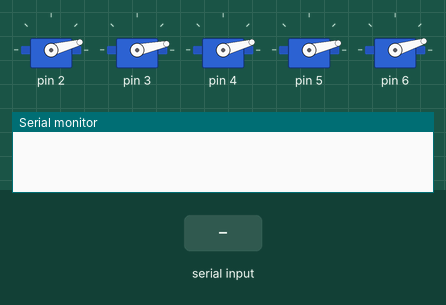
Recording of a sketch running on a simulated Arduino Uno, built with avr-gcc and run on an emulated ATmega328P. Shown: 5 × servo, the last lines printed to the serial monitor. Inputs (shaded band) come from the test bench.

Above: at 2.4 s.
At 13.8 s:
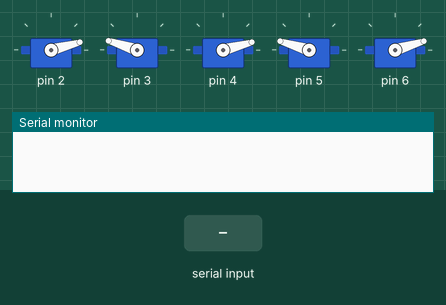
At 19.2 s:
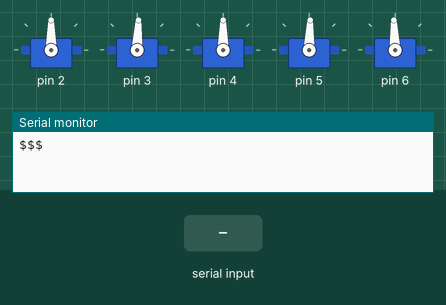
19.3 s: "CMD,1\n" received over Serial
22.3 s: "*OPEN*" received over Serial
Timing chart, 0 to 25.3 s (numbered marks = the images above; inputs shaded):
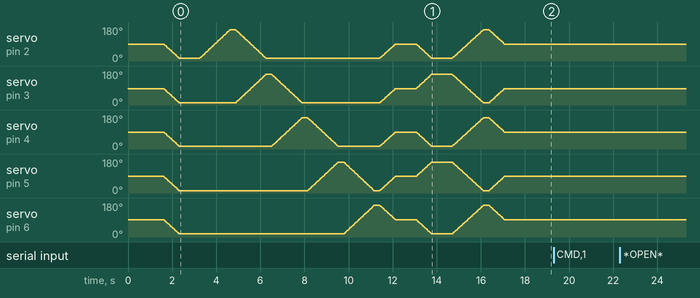

The sketch:

fiveServo.ino
```cpp
// 5 Servos Controlled by a total amature
// Created: 2011-11-25
// JP Reardon http://jpreardon.com/
// Modified 2012-03-13: Modified the GET command to include the host again so it would work with the shared host
// Modified 2012-02-12: It seems like the "host" bit doesn't need to be sent to the webserver, not the test one
//                      we have set up anyway. Taking it out of the code.
// Modified 2012-02-12: Put in some basic error checking on the serial comms. Next step is to rip start sending
//                      the WiFly commands to the hardware serial port.
// Modified 2012-02-05: Rewired a bunch of stuff only to find that the SoftwareSerial library is incompatable
//                      with the Servo library (serial comms cause the servos to jump). This is kind of sucky
//                      since I'll have to use the onboard serial, so no debugging. On the other hand, it will
//                      probably be more stable to use onboard serial anyway. Will get rid of the SoftwareSerial
//                      code in the next rev.
// Modified 2012-01-15: Adding serial comms for RN-134 WiFly board
// Modified 2012-01-02: Getting rid of the pushbutton and LED stuff, for now anyway
// Modified 2011-12-13: Refactoring a bit, adding center offsets, min/max angles, and serial control
// Modified 2011-12-11: Testing out slow servo functions

#include <Servo.h>
#include <SoftwareSerial.h>

// WARNING: Setting debug to "true" will send debug information to the software serial port, this will cause the
//          servos to jump (probably). You may want to disconnect the servos if you want to debug...
const boolean debug = false;
Servo servo[5];           // Servo array
int servoCenterOffset[5];  // Declare the servoCenterOffset array
int servoMinAngle;         // Declare the minimum angle variable
int servoMaxAngle;         // Declare the maximum angle variable
int servoSpeed;            // Declare the speed variable
const String versionNumber = "0.1";
String commandString;
int servoPosition[5] = {50, 50, 50, 50, 50};
SoftwareSerial softSerial = SoftwareSerial(10, 11);

void setup()
{


  if (debug) {
    // Set up the serial connection for debug messages
    softSerial.begin(9600);
    softSerial.print("fiveServo ");
    softSerial.println(versionNumber);
  }

  // Attach servos to their respective outputs
  servo[0].attach(2);
  servo[1].attach(3);
  servo[2].attach(4);
  servo[3].attach(5);
  servo[4].attach(6);

  // Set servo center offsets
  // This is done to adjust for mechanical differences in the servos or in
  // the attached mechanisim. The center offset is applied to all movements.
  servoCenterOffset[0] = 0;
  servoCenterOffset[1] = -3;
  servoCenterOffset[2] = 0;
  servoCenterOffset[3] = -2;
  servoCenterOffset[4] = 2;

  servoMinAngle = 15;     // Set the servo minimum angle
  servoMaxAngle = 165;    // Set the servo maximum angle
  servoSpeed = 9;         // Set the speed

  if (debug) softSerial.println("Begining Startup Exercise");
  startUpExercise();                                          // Run the startup exercise, this should be cooler than it is
  if (debug) softSerial.println("Exercise complete, ready for input...");
}


void loop()
{

  // Get the stock data
  String rawStockData = getStockData();
  // Check to make sure we got reasonable data
  if (rawStockData.indexOf("*") == -1) {
    // Split it up so the servo function can read it
    String stockValues[5];
    int delimiterPosition = rawStockData.indexOf(",");
    int lastDelimiterPosition = 0;
    for (int i = 0; i < 5; i++) {
      stockValues[i] = rawStockData.substring(lastDelimiterPosition, delimiterPosition);
      lastDelimiterPosition = delimiterPosition + 1;
      delimiterPosition = rawStockData.indexOf(",", lastDelimiterPosition);
    }
    // Send it to the servos
    moveAllByPercent(stringToInt(stockValues[0]), stringToInt(stockValues[1]), stringToInt(stockValues[2]), stringToInt(stockValues[3]), stringToInt(stockValues[4]));
  }
  delay(5000);

}

// This moves all of the servos their entire range a couple times
void startUpExercise(){
  moveAllByPercent(50, 50, 50, 50, 50);
  moveAllByPercent(0, 0, 0, 0, 0);
  moveAllByPercent(100, 0, 0, 0, 0);
  moveAllByPercent(0, 100, 0, 0, 0);
  moveAllByPercent(0, 0, 100, 0, 0);
  moveAllByPercent(0, 0, 0, 100, 0);
  moveAllByPercent(0, 0, 0, 0, 100);
  moveAllByPercent(50, 50, 50, 50, 50);
  moveAllByPercent(0, 100, 0, 100, 0);
  moveAllByPercent(100, 0, 100, 0, 100);
  moveAllByPercent(50, 50, 50, 50, 50);
}

// Moves all servos to the requested positions, positions should be given as an integer between 0 and 100
// TODO: This needs to check the input values to make sure they are valid. The map function doesn't seem to do that, invalid values can move servos past the min/max
void moveAllByPercent(int value1, int value2, int value3, int value4, int value5){

  // Map the percentage values to angles while respecting the minimum and maximum angles
  int angle1 = map(value1, 0, 100, servoMinAngle, servoMaxAngle);
  int angle2 = map(value2, 0, 100, servoMinAngle, servoMaxAngle);
  int angle3 = map(value3, 0, 100, servoMinAngle, servoMaxAngle);
  int angle4 = map(value4, 0, 100, servoMinAngle, servoMaxAngle);
  int angle5 = map(value5, 0, 100, servoMinAngle, servoMaxAngle);

  // Call the slowMoveFunction
  slowMoveAll(servoSpeed, angle1, angle2, angle3, angle4, angle5);
}

// Moves all servos to the desired position at the desired speed, positions should be expressed as degrees between 0 and 180
// The center offsets are applied in this function. No direct servo movement should happen outside of this function without
// refactoring something somewhere.
// TODO: This needs to check the input values to make sure they are valid, or at least ensure that we won't try to move to invalid locations
void slowMoveAll(int delayTime, int pos1, int pos2, int pos3, int pos4, int pos5){

  int finalPosition[5] = {pos1, pos2, pos3, pos4, pos5};  // Put desired final positions into an array

  // Apply the servo center offsets to the final positions
  for(int i = 0; i < 5; i ++){
    finalPosition[i] = finalPosition[i] + servoCenterOffset[i];
  }

  int servoPos[] = {0, 0, 0, 0, 0};

  //get the servo positions
  for(int i = 0; i < 5; i++){
    servoPos[i] = servo[i].read();
  }

  //If we have any servos that need to move, move, then wait a bit
  for(int j = 0; j < 179; j++){
    //Move the servos towards desired position, one at a time
    //This is a hack, it should be a while loop and we should be checking if we actually need to move anything
    //but I just want to get something working here, cleanup later (famous last words)
    for(int i = 0; i < 5; i++){
      if (servoPos[i] != finalPosition[i]) {
        if (servoPos[i] > finalPosition[i]) {
          servoPos[i] = servoPos[i] - 1;
          servo[i].write(servoPos[i]);
        }
        else
        {
          servoPos[i] = servoPos[i] + 1;
          servo[i].write(servoPos[i]);
        }
      }
    }
    delay(delayTime);
  }
}

// This converts String objects to integers, it does no error checking at all
// TODO: this should be cleaned up and possibly moved to a library
int stringToInt(String ourString){
  char this_char[ourString.length() + 1];
  ourString.toCharArray(this_char, sizeof(this_char));
  int iOurString = atoi(this_char);
  return iOurString;
}

String getBuffer(int timeOutSecs=2) {
  String buffer;
  long timeOut = millis() + (timeOutSecs * 1000);
  while (timeOut > millis() || millis() < 5000) {
    if (Serial.available()) {
      while (Serial.available()) {
        buffer += char(Serial.read());
      }
    }
  }
  return buffer;
}

void resetWiFly() {
    // Send an exit/close/exit commands for good measure
    // This is hacky, but I've been in situations where it gets stuck in command mode and
    // exit or close by itself didn't work :(
    Serial.println("close");
    delay(2000);
    Serial.println("exit");
    delay(2000);
    Serial.flush();
    delay(2000);
}

String getStockValues(String inputData) {
  // The data we want is between brackets, find that stuff!
  // TODO: This puppy needs some error checking
  int openBracket = inputData.indexOf("[");
  int closeBracket = inputData.indexOf("]");
  String outputData = inputData.substring(openBracket + 1, closeBracket);
  return outputData;
}

// Get the stock data from the web service, note that this expects data from OUR webservice and doesn't try
// to get data from Yahoo, Google etc. Our webservice is very simplified and sends back exactly what we need
// in order to move the sculpture. Most of the logic is happening on the web service side.
// TODO: The host, port and URL data is hardcoded here. At minimum, the host should come from what is set on the WiFly
String getStockData() {
  /*
  We'll be talking to the RN-134 board via serial, here's what needs to happen:

  - Open the serial connection
  - Put the WiFly board in command mode (Send "$$$", then wait a few miliseconds)
  - Inspect the return value on the serial interface, if it is what we expect ("CMD"), turn on a "connected" LED, if it isn't on already
  - Actually connect to a server and get some data
     - send the open command ("open <server> <port>\r\n")
     - check to make sure it opened ("*OPEN*" is in the serial buffer)
     - send the GET command (GET <url> HTTP/1.0\r\nhost: <server>\r\n\r\n
  - Parse what is returned
     - If it is a 200 AND it has the data we want, light a "success" LED and move the sculpture to the desired positions, also, if "*CLOS* is in the return, we may not need to EXIT later
     - Else, light the "error" LED
  - Maybe issue "exit" command to serial interface, then close the interface, don't know if we really need to do that or not
  */

  // Open the serial connection
  if (debug) {
    Serial.println("---------------------------------------------------------------");
    Serial.println("Opening software serial connection");
  }
  Serial.begin(9600);
  String buffer;
  String stockValues;


  // Put the WiFly board in command mode (Send "$$$", then wait a few seconds)
  if (debug) softSerial.println("Entering CMD mode");
  Serial.print("$$$");
  delay(2000);
  // TODO: We should get "CMD" Back here, if we don't, stop this nonsense
  buffer = getBuffer();
  if (buffer.indexOf("CMD") == -1) {
    if (debug) {
      softSerial.println("ERROR: Not in command mode, exiting loop");
      softSerial.print("Buffer: ");
      softSerial.print(buffer);
    }
    resetWiFly();
    return "*";
  }
  else
  {
    if (debug) softSerial.println("OK: In command mode");
  }

  if (debug) softSerial.println("Sending open command");
  Serial.print("open\r\n");
  // TODO: Some random crap ends up in the buffer here, but at the end, we should see "*OPEN*", if not, we gots problems
  buffer = getBuffer();
  if (buffer.indexOf("*OPEN*") == -1) {
    if (debug) {
      softSerial.println("ERROR: Not open, exiting loop");
      softSerial.print("Buffer: ");
      softSerial.print(buffer);
    }
    resetWiFly();
    return "*";
  }
  else
  {
    if (debug) softSerial.println("OK: Open!");
  }


  // send the GET command (GET <url> HTTP/1.0\r\nhost: <server>\r\n\r\n
  // TODO: The host parameter should not be hardcoded here, however, this works
  //       if host isn't passed to shared servers, it won't work, even with HTTP/1.0
  if (debug) softSerial.println("Sending GET command...");
  Serial.print("GET /data HTTP/1.0\r\nhost: stark-earth-7552.herokuapp.com\r\n\r\n");
  // TODO: Here's were we should get the data. We should look for "*CLOS*", if we see that, we should have something to test.
  //       Inside the buffer, we should see out data (some numbers inside of brackets "[]", if we see those, parse them out,
  //       if not, bail with an error.
  buffer = getBuffer();
  if (buffer.indexOf("*CLOS*") == -1) {
    if (debug) {
      softSerial.println("ERROR: Malformed response from WiFly, exiting loop");
      softSerial.print("Buffer: ");
      softSerial.print(buffer);
    }
    resetWiFly();
    return "*";
  }
  else
  {
    stockValues = getStockValues(buffer);
    if (debug) {
      softSerial.print("OK: Values = ");
      softSerial.println(stockValues);
    }
  }


  if (debug) softSerial.println("Closing CMD mode");
  Serial.println("exit");
  // Nothing seems to come back from WiFly after the exit command...
  Serial.end();
  if (debug) softSerial.println("---------------------------------------------------------------");

  return stockValues;

}
```
